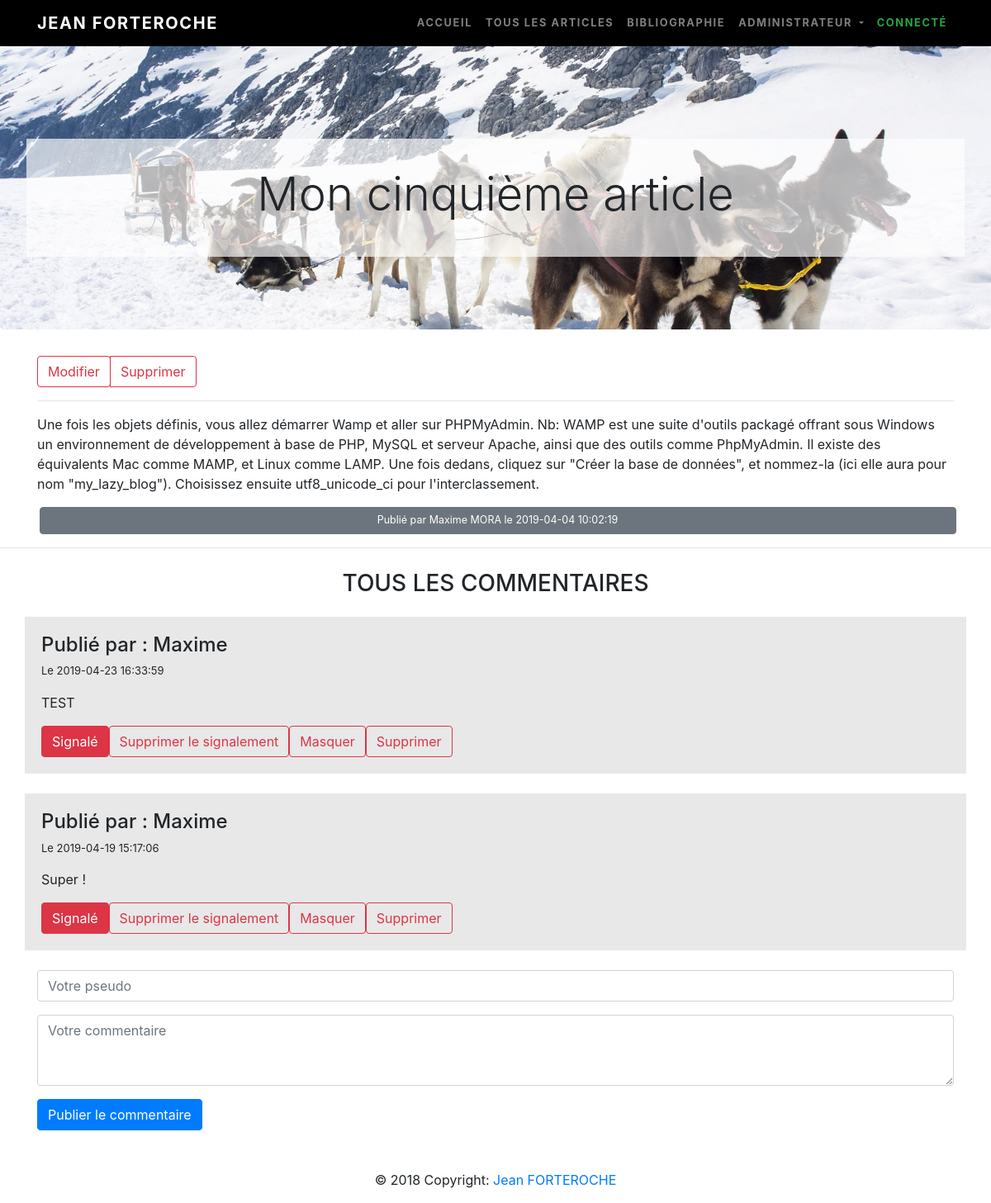
Page /article-5 (signed in) on the committed database.
### tables this page shows
CREATE TABLE IF NOT EXISTS `posts` (
  `id` int(11) NOT NULL AUTO_INCREMENT,
  `title` varchar(250) NOT NULL,
  `content` mediumtext NOT NULL,
  `date` datetime NOT NULL DEFAULT CURRENT_TIMESTAMP,
  `author` varchar(250) NOT NULL DEFAULT 'Jean FORTEROCHE',
  `visible` enum('0','1') NOT NULL DEFAULT '1',
  PRIMARY KEY (`id`)
);

CREATE TABLE IF NOT EXISTS `comments` (
  `id` int(11) NOT NULL AUTO_INCREMENT,
  `id_article` int(11) NOT NULL,
  `content` text NOT NULL,
  `author` varchar(250) NOT NULL,
  `visible` enum('0','1') NOT NULL DEFAULT '1',
  `signals` enum('0','1') NOT NULL DEFAULT '0',
  `date` datetime NOT NULL DEFAULT CURRENT_TIMESTAMP,
  PRIMARY KEY (`id`)
);

### models/postManager.php (called while the page is built, shortened)
<?php
class Post extends dataBase
{
    public function getOne($idArticle){
         $db=$this->connectTo();
         $retour = $db->prepare('SELECT id, title, content, date, author, visible FROM posts WHERE id='.$idArticle.'');
         $retour->execute();
         $view = new OneView;
         $view->viewOne($retour);
         return $idArticle;
    }
}
?>

### controllers/onePost.php (called while the page is built, shortened)
<?php
include_once('./templates/startRequire.php');
include_once('./templates/navBar.php');
require_once('./views/onePost.php');
require_once('./models/postManager.php');
$post = new Post;
$post->getOne($idArticle);
require_once('./views/commentView.php');
$comment = new Comment;
$comment->getAllComment($idArticle);
require_once('./views/commentForm.php');
include_once('./templates/footer.php');
include_once('./templates/endRequire.php');

### models/commentsManager.php (called while the page is built, shortened)
<?php
class Comment extends dataBase
{
    public function getAllComment($idArticle){
         $db=$this->connectTo();
         $retour = $db->prepare('SELECT content, date, author, id, visible, signals FROM comments WHERE id_article='.$idArticle.' ORDER BY date DESC');
         $retour->execute();
         $view = new CommentView;
         $view->viewAllComments($retour);
    }
}

### views/commentView.php (the view, shortened to what this page needs)
<?php
require_once('./models/commentsManager.php');
class CommentView extends Comment
{
    function viewAllComments($retour){
        echo '<div id="comments" style="margin-top:-80px;">';
        echo '<h3 style="padding-top:90px;padding-bottom:15px;text-transform:uppercase; text-align:center;">Tous les commentaires</h3>';
        while ($data = $retour->fetch())
        {
            $commentid = $data['id'];
?>
<div class="container" style="background-color:#e8e8e8; padding:20px;">
    <h4> Publié par :
        <?=  $data['author']; ?>
    </h4>
    <p style="font-size:13px;"> Le
        <?= $data['date']; ?>
    </p>
    <p>
        <?php if($data['visible']==1) {echo($data['content']);} if($data['visible']==0) {echo('** Commentaire masqué **');}?>
    </p>
    <div class="justify-content-between">
        <?php
                if($_SESSION['admin']==0){
                    if($data['signals']==0){
                    echo('<a href="'.$_SESSION["link"].'signalComment-'.$commentid.'"><button type="button" class="btn btn-outline-danger">Signaler</button></a>'); }
                    if($data['signals']==1){
                    echo('<a href="#"><button type="button" class="btn btn-danger" disabled>Signalé</button></a>'); }
                }
                elseif($_SESSION['admin']==1){
                     if ($data['signals']==1){
                        echo('<a href="#"><button type="button" class="btn btn-danger">Signalé</button></a>');
                        echo('<a href="'.$_SESSION["link"].'signDel-'.$commentid.'"><button type="button" class="btn btn-outline-danger">Supprimer le signalement</button></a>');
                    }
                    if ($data['visible']==1){
                        echo('<a href="'.$_SESSION["link"].'maskComment-'.$commentid.'"><button type="button" class="btn btn-outline-danger">Masquer</button></a>');
                    }
                    echo('<a href="'.$_SESSION["link"].'deleteComment-'.$commentid.'"><button type="button" class="btn btn-outline-danger">Supprimer</button></a>');
                }
?>
    </div>
</div>
<br />
<?php
         echo '</div>';
 }
    }
}
?>

### views/onePost.php
<?php
require_once('./models/postManager.php');
 class OneView extends Post
{
     function viewOne($retour){
         while ($data = $retour->fetch())
     {
         ?>
<div class="jumbotroh">
    <br />
    <br />
    <div style="padding:10px; background-color:rgba(255, 255, 255, 0.67);">
        <br />
        <h1 class="display-4" style="text-align:center;">
            <?=  $data['title']; ?>
        </h1>
        <br />
    </div>
    <br />
</div>
<div class='container'>
    <?php
if($_SESSION["admin"]==1){
                              echo('<div class="btn-group" role="group" aria-label="Basic example">');
                     echo('<a href="'.$_SESSION["link"].'modifier-'.$data['id'].'"><button type="button" class="btn btn-outline-danger">Modifier</button></a>');
                     echo('<button type="button" class="btn btn-outline-danger">Supprimer</button>');
                     echo('</div><hr>');
                 }
             ?>
    <p>
        <?= $data['content']; ?>
    </p>
    <button type="button" class="btn btn-secondary btn-block" style="margin:2.5px;font-size:12.5px;">Publié par
        <?= $data['author'] ?> le
        <?= $data['date'] ?></button>
</div>
<hr>
<?php
     }
     }
 }
?>

### rows in the picture
posts: title "Mon cinquième article", content "Une fois les objets définis, vous allez démarrer Wamp et aller sur PHPMyAdmin. Nb: WAMP est une suite d'outils packagé offrant sous Windows un environnement de développement à base de PHP, MySQL et serveur Apache, ainsi que des outils comme PhpMyAdmin. Il existe des équivalents Mac comme MAMP, et Linux comme LAMP. Une fois dedans, cliquez sur \"Créer la base de données\", et nommez-la (ici elle aura pour nom \"my_lazy_blog\"). Choisissez ensuite utf8_unicode_ci pour l'interclassement.", author "Maxime MORA", date "2019-04-04 10:02:19"
comments: author "Maxime", date "2019-04-23 16:33:59", content "TEST"
comments: author "Maxime", date "2019-04-19 15:17:06", content "Super !"
